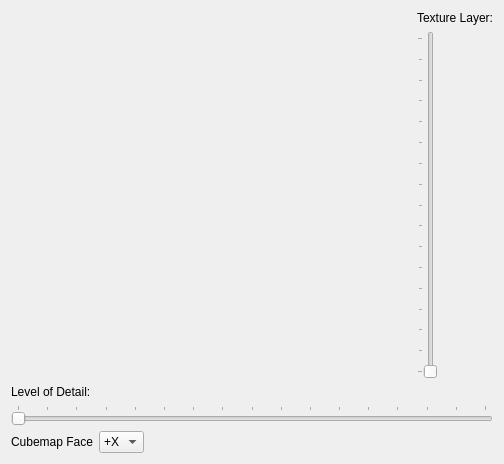
<?xml version="1.0" encoding="UTF-8"?>
<ui version="4.0">
 <class>DGLTextureViewItem</class>
 <widget class="QWidget" name="DGLTextureViewItem">
  <property name="geometry">
   <rect>
    <x>0</x>
    <y>0</y>
    <width>499</width>
    <height>464</height>
   </rect>
  </property>
  <property name="windowTitle">
   <string>Form</string>
  </property>
  <layout class="QVBoxLayout" name="verticalLayout">
   <item>
    <layout class="QHBoxLayout" name="horizontalLayout">
     <item>
      <widget class="DGLPixelRectangleView" name="m_PixelRectangleView" native="true">
       <property name="minimumSize">
        <size>
         <width>400</width>
         <height>320</height>
        </size>
       </property>
      </widget>
     </item>
     <item>
      <layout class="QVBoxLayout" name="verticalLayout_2">
       <item>
        <widget class="QLabel" name="label_TextureLayer">
         <property name="text">
          <string>Texture Layer:</string>
         </property>
        </widget>
       </item>
       <item>
        <widget class="QSlider" name="horizontalSlider_Layer">
         <property name="maximum">
          <number>16</number>
         </property>
         <property name="orientation">
          <enum>Qt::Vertical</enum>
         </property>
         <property name="tickPosition">
          <enum>QSlider::TicksAbove</enum>
         </property>
         <property name="tickInterval">
          <number>1</number>
         </property>
        </widget>
       </item>
      </layout>
     </item>
    </layout>
   </item>
   <item>
    <widget class="QLabel" name="label">
     <property name="text">
      <string>Level of Detail:</string>
     </property>
    </widget>
   </item>
   <item>
    <widget class="QSlider" name="horizontalSlider_LOD">
     <property name="maximum">
      <number>16</number>
     </property>
     <property name="orientation">
      <enum>Qt::Horizontal</enum>
     </property>
     <property name="tickPosition">
      <enum>QSlider::TicksAbove</enum>
     </property>
     <property name="tickInterval">
      <number>1</number>
     </property>
    </widget>
   </item>
   <item>
    <layout class="QHBoxLayout" name="horizontalLayoutCubeMap">
     <item>
      <widget class="QLabel" name="labelCM">
       <property name="text">
        <string>Cubemap Face</string>
       </property>
      </widget>
     </item>
     <item>
      <widget class="QComboBox" name="comboBoxCM">
       <item>
        <property name="text">
         <string>+X</string>
        </property>
       </item>
       <item>
        <property name="text">
         <string>-X</string>
        </property>
       </item>
       <item>
        <property name="text">
         <string>+Y</string>
        </property>
       </item>
       <item>
        <property name="text">
         <string>-Y</string>
        </property>
       </item>
       <item>
        <property name="text">
         <string>+Z</string>
        </property>
       </item>
       <item>
        <property name="text">
         <string>-Z</string>
        </property>
       </item>
      </widget>
     </item>
     <item>
      <spacer name="horizontalSpacer">
       <property name="orientation">
        <enum>Qt::Horizontal</enum>
       </property>
       <property name="sizeHint" stdset="0">
        <size>
         <width>40</width>
         <height>20</height>
        </size>
       </property>
      </spacer>
     </item>
    </layout>
   </item>
  </layout>
 </widget>
 <customwidgets>
  <customwidget>
   <class>DGLPixelRectangleView</class>
   <extends>QWidget</extends>
   <header>dglpixelrectangle.h</header>
   <container>1</container>
  </customwidget>
 </customwidgets>
 <resources/>
 <connections/>
</ui>
